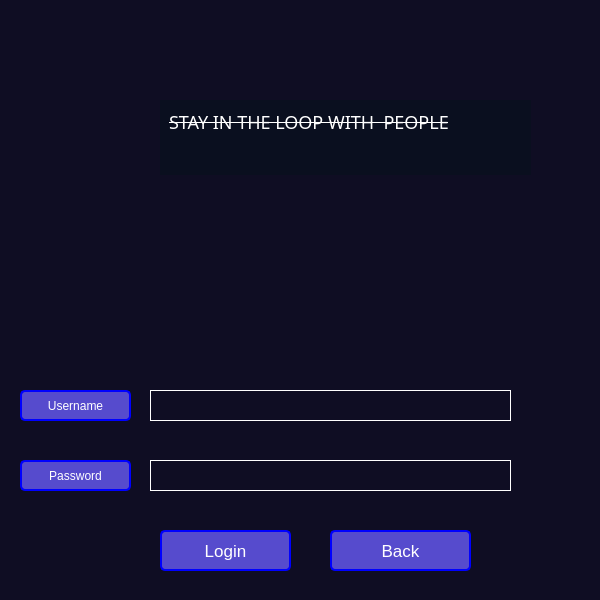
<?xml version="1.0" encoding="UTF-8"?>
<ui version="4.0">
 <class>SignUpWindow</class>
 <widget class="QDialog" name="SignUpWindow">
  <property name="geometry">
   <rect>
    <x>0</x>
    <y>0</y>
    <width>600</width>
    <height>600</height>
   </rect>
  </property>
  <property name="minimumSize">
   <size>
    <width>600</width>
    <height>600</height>
   </size>
  </property>
  <property name="maximumSize">
   <size>
    <width>600</width>
    <height>600</height>
   </size>
  </property>
  <property name="windowTitle">
   <string>Dialog</string>
  </property>
  <property name="styleSheet">
   <string notr="true">background-color: rgb(15, 13, 35) ;</string>
  </property>
  <widget class="QPushButton" name="login">
   <property name="geometry">
    <rect>
     <x>160</x>
     <y>530</y>
     <width>131</width>
     <height>41</height>
    </rect>
   </property>
   <property name="font">
    <font>
     <pointsize>-1</pointsize>
    </font>
   </property>
   <property name="styleSheet">
    <string notr="true">QPushButton {
    background-color: rgb(86, 75, 205); 
    color: white; 
    border: 2px solid blue;
    border-radius: 5px;
    padding: 5px 10px;
	font-size:17px;
 
}

QPushButton:hover {
    background-color: rgba(255, 255, 255, 0.2); 
}</string>
   </property>
   <property name="text">
    <string>Login</string>
   </property>
  </widget>
  <widget class="QPushButton" name="back">
   <property name="geometry">
    <rect>
     <x>330</x>
     <y>530</y>
     <width>141</width>
     <height>41</height>
    </rect>
   </property>
   <property name="font">
    <font>
     <pointsize>-1</pointsize>
    </font>
   </property>
   <property name="styleSheet">
    <string notr="true">QPushButton {
    background-color: rgb(86, 75, 205); 
    color: white; 
    border: 2px solid blue;
    border-radius: 5px;
    padding: 5px 10px; 
	font-size:17px;
}

QPushButton:hover {
    background-color: rgba(255, 255, 255, 0.2); 
}</string>
   </property>
   <property name="text">
    <string>Back</string>
   </property>
  </widget>
  <widget class="QLabel" name="passwordlable">
   <property name="geometry">
    <rect>
     <x>20</x>
     <y>460</y>
     <width>111</width>
     <height>31</height>
    </rect>
   </property>
   <property name="styleSheet">
    <string notr="true">QLabel {
   background-color: rgb(86, 75, 205); 
    color: white; 
    border: 2px solid blue;
    border-radius: 5px;
    padding: 5px 10px; 
}</string>
   </property>
   <property name="text">
    <string>Password</string>
   </property>
   <property name="alignment">
    <set>Qt::AlignmentFlag::AlignCenter</set>
   </property>
  </widget>
  <widget class="QLabel" name="usernamelable">
   <property name="geometry">
    <rect>
     <x>20</x>
     <y>390</y>
     <width>111</width>
     <height>31</height>
    </rect>
   </property>
   <property name="styleSheet">
    <string notr="true">QLabel {
   background-color: rgb(86, 75, 205); 
    color: white; 
    border: 2px solid blue;
    border-radius: 5px;
    padding: 5px 10px; 
}</string>
   </property>
   <property name="text">
    <string>Username</string>
   </property>
   <property name="alignment">
    <set>Qt::AlignmentFlag::AlignCenter</set>
   </property>
  </widget>
  <widget class="QLineEdit" name="usernamelineedit">
   <property name="geometry">
    <rect>
     <x>150</x>
     <y>390</y>
     <width>361</width>
     <height>31</height>
    </rect>
   </property>
   <property name="styleSheet">
    <string notr="true">QLineEdit {
    color: white;
    background-color: rgb(15, 13, 35) ;
    border: 1px solid white; }</string>
   </property>
  </widget>
  <widget class="QLineEdit" name="passwordlineedit">
   <property name="geometry">
    <rect>
     <x>150</x>
     <y>460</y>
     <width>361</width>
     <height>31</height>
    </rect>
   </property>
   <property name="styleSheet">
    <string notr="true">QLineEdit {
    color: white;
    background-color: rgb(15, 13, 35) ;
    border: 1px solid white; }</string>
   </property>
  </widget>
  <widget class="QLabel" name="label">
   <property name="geometry">
    <rect>
     <x>10</x>
     <y>-40</y>
     <width>581</width>
     <height>631</height>
    </rect>
   </property>
   <property name="minimumSize">
    <size>
     <width>200</width>
     <height>200</height>
    </size>
   </property>
   <property name="text">
    <string/>
   </property>
   <property name="pixmap">
    <pixmap resource="resource.qrc">:/image/logo1.jpg</pixmap>
   </property>
   <property name="scaledContents">
    <bool>true</bool>
   </property>
  </widget>
  <widget class="QPlainTextEdit" name="plainTextEdit">
   <property name="geometry">
    <rect>
     <x>160</x>
     <y>100</y>
     <width>371</width>
     <height>75</height>
    </rect>
   </property>
   <property name="font">
    <font>
     <family>Showcard Gothic</family>
     <pointsize>-1</pointsize>
     <strikeout>true</strikeout>
    </font>
   </property>
   <property name="autoFillBackground">
    <bool>false</bool>
   </property>
   <property name="styleSheet">
    <string notr="true">QPlainTextEdit {
    background-color: #0A0F1F; /* Dark background (adjust to match your image) */
    color: white; /* White text */
    border: 2px solid #1E2A38; /* Subtle border */
    font-size: 14px; /* Adjust font size */
    padding: 5px; /* Add spacing inside */
    selection-background-color: #30475E; /* Highlight color */
    selection-color: white; /* Highlighted text color */
	font-size:18px;
	border:none;
}</string>
   </property>
   <property name="readOnly">
    <bool>false</bool>
   </property>
   <property name="plainText">
    <string>STAY IN THE LOOP WITH  PEOPLE</string>
   </property>
   <property name="backgroundVisible">
    <bool>false</bool>
   </property>
  </widget>
  <zorder>label</zorder>
  <zorder>passwordlable</zorder>
  <zorder>passwordlineedit</zorder>
  <zorder>usernamelable</zorder>
  <zorder>usernamelineedit</zorder>
  <zorder>login</zorder>
  <zorder>back</zorder>
  <zorder>plainTextEdit</zorder>
 </widget>
 <resources>
  <include location="resource.qrc"/>
 </resources>
 <connections/>
</ui>
